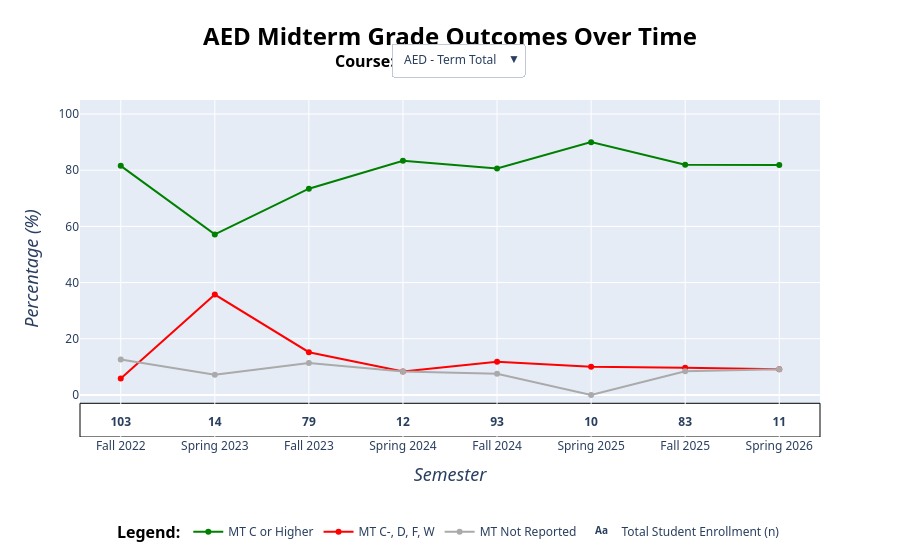

Notebook code cell kept with this figure:
### Markdown cell above
##### <center>*Creating Line Charts*</center>

When translating figures to PowerBI, the HTML string generated may exceed the character limit that PowerBI can read (32,767). In order to counteract this, select figures are broken into smaller chunks to control the size of the HTML string so it is readable. The following units are impacted by this: ART, FDM, MDJ, MUS, THDN and VCD. 

*The high score for character count was the full THDN chart - 90,000+ characters*

### Code cell
#Section 3c - AED Line Chart

#New sorting method - without this, the dropdowns are not organized properly
term_total = ["AED - Term Total"] #pulls term total
other_courses = (
    aedmtline[aedmtline["Course Code"] != "AED - Term Total"] #removes term total
    .drop_duplicates(subset=["Course Code"]) #removes duplicate entries (i.e. lists AED 1 once and removes other instances)
    .sort_values("Course")["Course Code"] #Sorts the Course Code (Text & Number combo) values by the Course value (the number)
    .tolist() #converts it to a list
)
courses = term_total + other_courses #combines the list into one big ordered list

coursebuttons = []

aedratelines = go.Figure()

for i, course in enumerate(courses): 
    coursepct = aedmtline[aedmtline["Course Code"] == course] 
    is_visible = (i == 0)

    aedratelines.add_trace(go.Scatter( #creates the pass rate line
        x = coursepct["Academic Period"].tolist(), #this is necessary to get the HTML to read all the traces (the JSON file doesn't read it otherwise)
        y = coursepct["# of Passing Grades"].tolist(),
        name = "MT C or Higher",
        line = dict(color = "green", width = 2), #Green since it is passing - biological relevance
        visible = is_visible,
        customdata = coursepct["MT C or Higher"].tolist(), #I wanted to include how many specific students met the criteria somehow - this gets it in hte hovertemplate
        hovertemplate = ( #This is what will give the more specific information (how many people passed it)
            "<br>Term: %{x}"\
            "<br>Rate: %{y}%"\
            "<br># of Students: %{customdata} students"\
            "<extra></extra>"
        )
    ))

    aedratelines.add_trace(go.Scatter(
        x = coursepct["Academic Period"].tolist(),
        y = coursepct["# of Failing Grades"].tolist(),
        name = "MT C-, D, F, W",
        line = dict(color = "red", width = 2), #red since it is failing - biological relevance
        visible = is_visible,
        customdata = coursepct["MT C-, D, F, W"].tolist(),
        hovertemplate = (
            "<b>MT C-, D, F, W Details</b>"\
            "<br>Term: %{x}"\
            "<br>Rate: %{y}%"\
            "<br># of Students: %{customdata} students"\
            "<extra></extra>"
        )
    ))

    aedratelines.add_trace(go.Scatter(
        x = coursepct["Academic Period"].tolist(),
        y = coursepct["# of Unreported Grades"].tolist(),
        name = "MT Not Reported",
        line = dict(color = "#AAAAAA", width = 2), #Gray since it is neutral - biological relevance
        visible = is_visible,
        customdata = coursepct["MT Not Reported"].tolist(),
        hovertemplate = (
            "<b>MT Not Reported Details</b>"\
            "<br>Term: %{x}"\
            "<br>Rate: %{y}%"\
            "<br># of Students: %{customdata} students"
            "<extra></extra>"
        )
    ))

    aedratelines.add_trace(go.Scatter( #I wanted to provide some reference of how many were enrolled in each term - this provided a non-intrusive way of doing so, and provides context of how many are in a term (a failing term where there are a lot of students or a passing term where there aren't many can be outliers)
        mode = "text",
        text = coursepct["Total Grades"].astype(int).tolist(),
        textfont = dict(weight = "bold"), #to help it stand out
        x = coursepct["Academic Period"].tolist(),
        y = [-10] * len(coursepct["Academic Period"]), #Fixing the placement helps keep it out of the way, plus sets one every period
        customdata = coursepct["Academic Period"],
        name = "Total Student Enrollment (n)",
        visible = is_visible,
        showlegend = (True),
        hovertemplate = (
            "<b>Count of Enrolled Students</b>"\
            "<br>Term: %{x}"\
            "<br># of Students: %{text} students"\
            "<extra></extra>"
        )
    ))

    visibility = [False] * (len(courses) * 4) #Since there are four traces, this hides all of the figures and traces
    visibility[i*4: i*4 + 4] = [True, True, True, True] #This sets the "active" one to show all of the traces

    buttons = dict(
        label = course,
        method = "update",
        args = [{"visible": visibility}]
    )

    coursebuttons.append(buttons)

    aedratelines.update_layout(
        font_family = "Segoe UI",
            xaxis = dict(
            title = dict(text = "<i>Semester</i>", font_size = 18),
            type = "category", 
        ),
        yaxis = dict(
            range = [-15,105], #I set the range to be bigger/smaller to allow the numbers and 100%'s stand out more
            title = dict(text = "<i>Percentage (%)</i>", font_size = 18),
        ),
        title=dict(text= "<b>AED Midterm Grade Outcomes Over Time</b>",
            font_size = 24, 
            xanchor = "center",
            x = .5,
            yanchor = "top",
            y = .95,
            font_color = "black"),
        updatemenus = [dict(
            type = "dropdown",
            direction = "down",
            showactive = True,
            xanchor = "center",
            yanchor = "top",
            x = .51,
            y = 1.17,
            buttons = coursebuttons)],
        legend = dict( #Same logic as before - helps give an idea of what people are looking at
            title = dict(text = "<b>Legend:</b>", font_color = "black", font_size = 16),
            xanchor = "center",
            x = .5,
            yanchor = "bottom", 
            y = -.33, 
            orientation = "h" 
        ),
        annotations=[dict( #Same as above - helps people know what the dropdown is for
        text = "<b>Course:</b>", 
        font_size = 16,
        showarrow = False,
        xref = "paper",
        x = .385,
        yref = "paper",
        y = 1.155,
        font_color = "black"
    )],
        shapes=[dict( #This helps the numbers stand out - without it, they are sitting over the grid and it looks not that great.
            type="rect",
            xref="paper", 
            yref="y",
            x0=0,
            x1=1,
            y0=-15, 
            y1=-3,
            fillcolor="white",
            line=dict(width=1, color = "black"),
            layer="below",
        )
    ],
        )

aedratelines.show()

### Figure 1 — Plotly figure (JSON) as saved in the notebook; plotly's stock layout.template omitted (floating-point values rounded to 4 significant figures)
{"data": [{"customdata": [84, 8, 58, 10, 75, 9, 68, 9], "hovertemplate": "<br>Term: %{x}<br>Rate: %{y}%<br># of Students: %{customdata} students<extra></extra>", "line": {"color": "green", "width": 2}, "name": "MT C or Higher", "type": "scatter", "visible": true, "x": ["Fall 2022", "Spring 2023", "Fall 2023", "Spring 2024", "Fall 2024", "Spring 2025", "Fall 2025", "Spring 2026"], "y": [81.55, 57.14, 73.42, 83.33, 80.65, 90, 81.93, 81.82]}, {"customdata": [6, 5, 12, 1, 11, 1, 8, 1], "hovertemplate": "<b>MT C-, D, F, W Details</b><br>Term: %{x}<br>Rate: %{y}%<br># of Students: %{customdata} students<extra></extra>", "line": {"color": "red", "width": 2}, "name": "MT C-, D, F, W", "type": "scatter", "visible": true, "x": ["Fall 2022", "Spring 2023", "Fall 2023", "Spring 2024", "Fall 2024", "Spring 2025", "Fall 2025", "Spring 2026"], "y": [5.83, 35.71, 15.19, 8.33, 11.83, 10, 9.64, 9.09]}, {"customdata": [13, 1, 9, 1, 7, 0, 7, 1], "hovertemplate": "<b>MT Not Reported Details</b><br>Term: %{x}<br>Rate: %{y}%<br># of Students: %{customdata} students<extra></extra>", "line": {"color": "#AAAAAA", "width": 2}, "name": "MT Not Reported", "type": "scatter", "visible": true, "x": ["Fall 2022", "Spring 2023", "Fall 2023", "Spring 2024", "Fall 2024", "Spring 2025", "Fall 2025", "Spring 2026"], "y": [12.62, 7.14, 11.39, 8.33, 7.53, 0, 8.43, 9.09]}, {"customdata": ["Fall 2022", "Spring 2023", "Fall 2023", "Spring 2024", "Fall 2024", "Spring 2025", "Fall 2025", "Spring 2026"], "hovertemplate": "<b>Count of Enrolled Students</b><br>Term: %{x}<br># of Students: %{text} students<extra></extra>", "mode": "text", "name": "Total Student Enrollment (n)", "showlegend": true, "text": ["103", "14", "79", "12", "93", "10", "83", "11"], "textfont": {"weight": "bold"}, "type": "scatter", "visible": true, "x": ["Fall 2022", "Spring 2023", "Fall 2023", "Spring 2024", "Fall 2024", "Spring 2025", "Fall 2025", "Spring 2026"], "y": [-10, -10, -10, -10, -10, -10, -10, -10]}, {"customdata": [84, 8, 58, 10, 75, 9, 68, 9], "hovertemplate": "<br>Term: %{x}<br>Rate: %{y}%<br># of Students: %{customdata} students<extra></extra>", "line": {"color": "green", "width": 2}, "name": "MT C or Higher", "type": "scatter", "visible": false, "x": ["Fall 2022", "Spring 2023", "Fall 2023", "Spring 2024", "Fall 2024", "Spring 2025", "Fall 2025", "Spring 2026"], "y": [81.55, 57.14, 73.42, 83.33, 80.65, 90, 81.93, 81.82]}, {"customdata": [6, 5, 12, 1, 11, 1, 8, 1], "hovertemplate": "<b>MT C-, D, F, W Details</b><br>Term: %{x}<br>Rate: %{y}%<br># of Students: %{customdata} students<extra></extra>", "line": {"color": "red", "width": 2}, "name": "MT C-, D, F, W", "type": "scatter", "visible": false, "x": ["Fall 2022", "Spring 2023", "Fall 2023", "Spring 2024", "Fall 2024", "Spring 2025", "Fall 2025", "Spring 2026"], "y": [5.83, 35.71, 15.19, 8.33, 11.83, 10, 9.64, 9.09]}, {"customdata": [13, 1, 9, 1, 7, 0, 7, 1], "hovertemplate": "<b>MT Not Reported Details</b><br>Term: %{x}<br>Rate: %{y}%<br># of Students: %{customdata} students<extra></extra>", "line": {"color": "#AAAAAA", "width": 2}, "name": "MT Not Reported", "type": "scatter", "visible": false, "x": ["Fall 2022", "Spring 2023", "Fall 2023", "Spring 2024", "Fall 2024", "Spring 2025", "Fall 2025", "Spring 2026"], "y": [12.62, 7.14, 11.39, 8.33, 7.53, 0, 8.43, 9.09]}, {"customdata": ["Fall 2022", "Spring 2023", "Fall 2023", "Spring 2024", "Fall 2024", "Spring 2025", "Fall 2025", "Spring 2026"], "hovertemplate": "<b>Count of Enrolled Students</b><br>Term: %{x}<br># of Students: %{text} students<extra></extra>", "mode": "text", "name": "Total Student Enrollment (n)", "showlegend": true, "text": ["103", "14", "79", "12", "93", "10", "83", "11"], "textfont": {"weight": "bold"}, "type": "scatter", "visible": false, "x": ["Fall 2022", "Spring 2023", "Fall 2023", "Spring 2024", "Fall 2024", "Spring 2025", "Fall 2025", "Spring 2026"], "y": [-10, -10, -10, -10, -10, -10, -10, -10]}], "layout": {"annotations": [{"font": {"color": "black", "size": 16}, "showarrow": false, "text": "<b>Course:</b>", "x": 0.385, "xref": "paper", "y": 1.155, "yref": "paper"}], "font": {"family": "Segoe UI"}, "legend": {"orientation": "h", "title": {"font": {"color": "black", "size": 16}, "text": "<b>Legend:</b>"}, "x": 0.5, "xanchor": "center", "y": -0.33, "yanchor": "bottom"}, "shapes": [{"fillcolor": "white", "layer": "below", "line": {"color": "black", "width": 1}, "type": "rect", "x0": 0, "x1": 1, "xref": "paper", "y0": -15, "y1": -3, "yref": "y"}], "title": {"font": {"color": "black", "size": 24}, "text": "<b>AED Midterm Grade Outcomes Over Time</b>", "x": 0.5, "xanchor": "center", "y": 0.95, "yanchor": "top"}, "updatemenus": [{"buttons": [{"args": [{"visible": [true, true, true, true, false, false, false, false]}], "label": "AED - Term Total", "method": "update"}, {"args": [{"visible": [false, false, false, false, true, true, true, true]}], "label": "AED 22860", "method": "update"}], "direction": "down", "showactive": true, "type": "dropdown", "x": 0.51, "xanchor": "center", "y": 1.17, "yanchor": "top"}], "xaxis": {"title": {"font": {"size": 18}, "text": "<i>Semester</i>"}, "type": "category"}, "yaxis": {"range": [-15, 105], "title": {"font": {"size": 18}, "text": "<i>Percentage (%)</i>"}}}}
